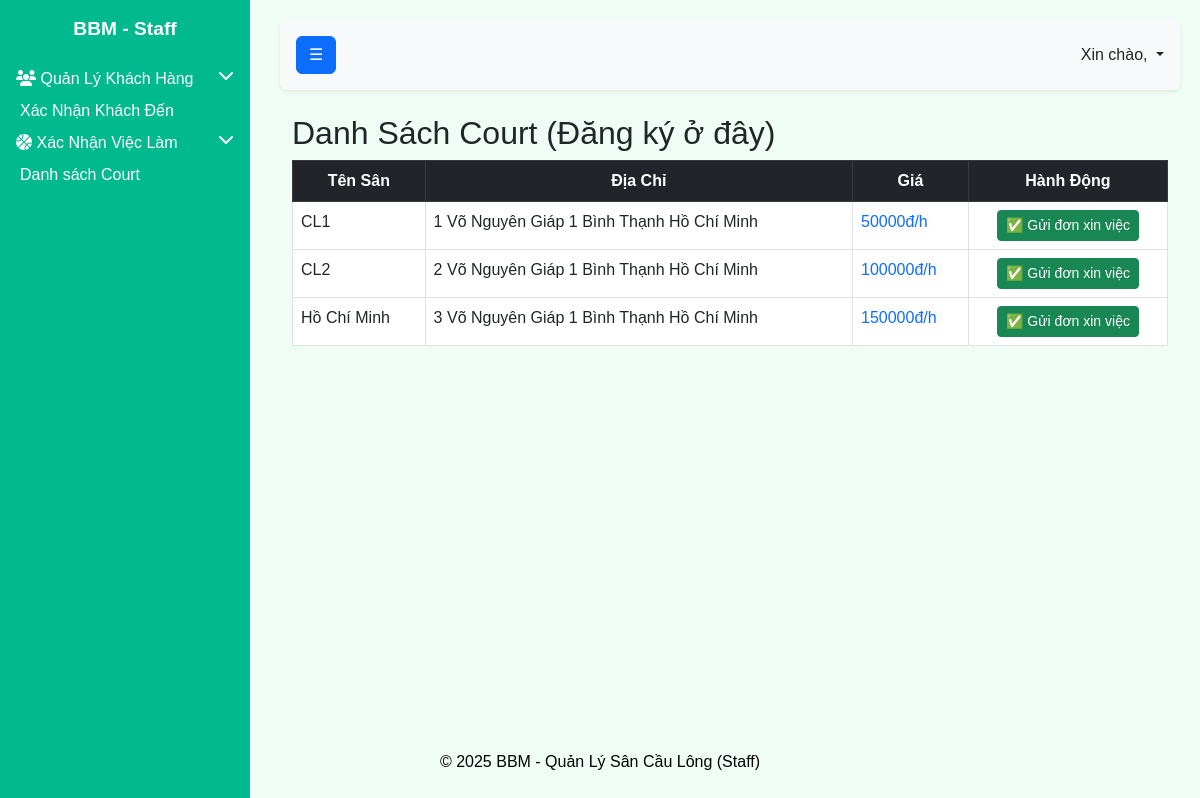
The app's page /r2dangky/ (signed in), older data.
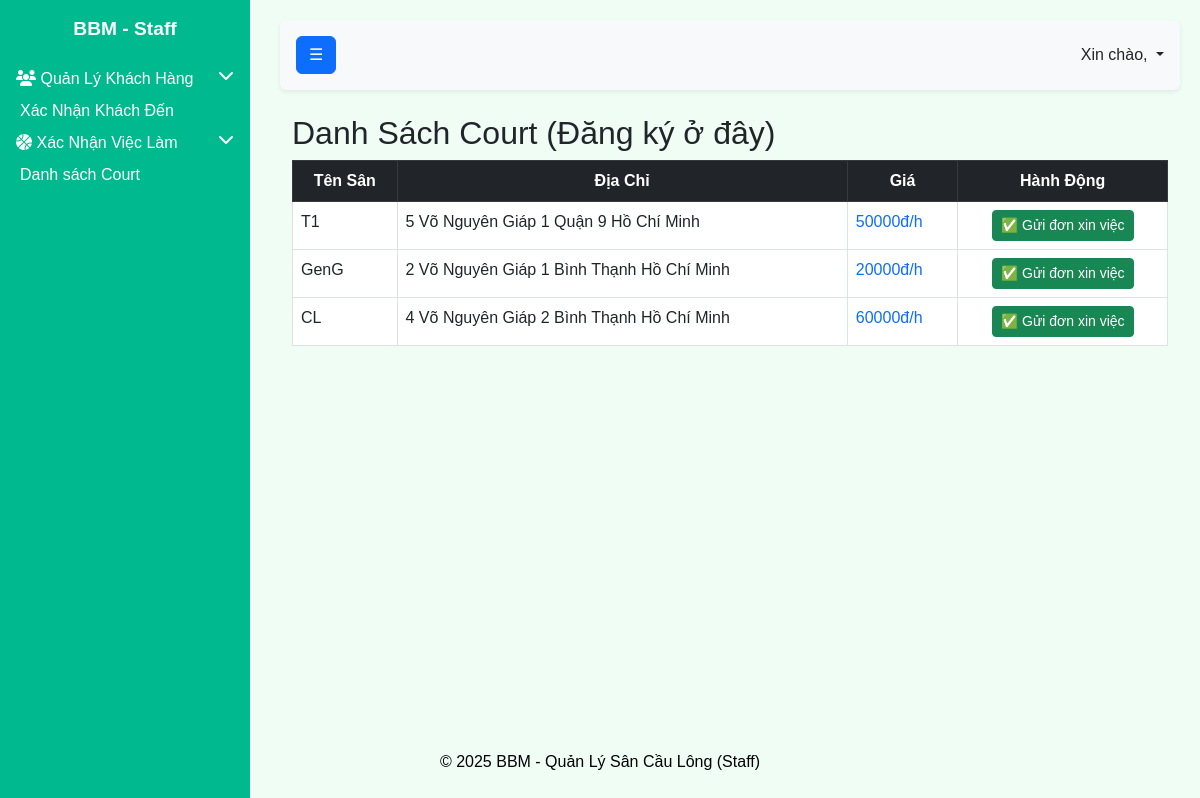
The same page, newer data.
### BCourt/models.py (models this page shows, shortened)
class Court(models.Model):
    courtManager = models.ForeignKey("BUser.User", on_delete=models.CASCADE, limit_choices_to={'role':'courtmanager'})
    maCourt = models.CharField(default='',max_length=10, primary_key=True)
    name = models.CharField(max_length=100)
    address = models.ForeignKey(Address, on_delete=models.CASCADE)
    price = models.IntegerField(validators=[MinValueValidator(10000)])
    description = models.CharField(default='',max_length=255, null=True, blank= True)
    img = models.ImageField(upload_to="images/", verbose_name="Hình ảnh sân")
    courtStaff=models.ManyToManyField("BUser.User", limit_choices_to={'role':'courtstaff'}, related_name="staffed_courts", blank=True)
    rateAvr = models.FloatField(default=0.0)  # Trung bình rating

class Address(models.Model):
    soNha=models.CharField(max_length=100)
    duong=models.CharField(max_length=100)
    phuong=models.CharField(max_length=100)
    quan=models.CharField(max_length=100)
    tinh=models.CharField(max_length=100)
    class Meta:
        unique_together = ['soNha', 'duong', 'phuong', 'quan', 'tinh']
    def __str__(self):
        return f"{self.soNha} {self.duong} {self.phuong} {self.quan} {self.tinh} "

### home/views.py (the view)
# urls.py: path('r2dangky/', views.r2dangky, name='r2dangky'),
def r2dangky(request):
    user=request.user
    lc = Court.objects.exclude(
    xinviec__courtStaff=user, xinviec__duyet__in=["approved", "pending"]
    )
    if request.method == 'POST':
        maCourt=request.POST.get("maCourt")
        court=get_object_or_404(Court,maCourt=maCourt)
        check =xinViec.objects.filter(court=court, courtStaff=user).exists()
        if not check:
            xv=xinViec.objects.create(court=court, courtStaff=user)
    return render(request, "home/r2workRegister.html", {"lc":lc})

### home/templates/home/r2workRegister.html (shortened to what this page needs)
{% extends "r2master_page.html" %}
{%load static%}
{%block sidebar%}
    {%include '../r2sidebar.html' %}
{%endblock%}
{%block navbar%}
    {%include '../r2navbar.html' %}
{%endblock%}
{%block footer%}
    {%include '../r2footer.html' %}
{%endblock%}
{%block content%}
<div class="container mt-4">
    <h2>Danh Sách Court (Đăng ký ở đây)</h2>
    <div class="table-responsive">
        <table class="table table-bordered table-hover">
            <thead class="table-dark">
                <tr>
                    <th class="text-center">Tên Sân</th>
                    <th class="text-center">Địa Chỉ</th>
                    <th class="text-center">Giá</th>
                    <th class="text-center">Hành Động</th>
                </tr>
            </thead>
            <tbody>
                {%for c in lc%}
                <form method="POST">
                    <tr>
                        <td>{{ c.name }}</td>
                        <td>{{ c.address }}</td>
                        <td class="text-primary">{{ c.price }}đ/h</td>
                        <td class="text-center">
                            <button class="btn btn-success btn-sm" type="submit">✅ Gửi đơn xin việc</button>
                        </td>
                    </tr>
                </form>
                {%endfor%}
            </tbody>
        </table>
    </div>
</div>
{%endblock%}

Row changes from the older to the newer data that the page shows:
removed Court: name "Hồ Chí Minh", address "3 Võ Nguyên Giáp 1 Bình Thạnh Hồ Chí Minh", price "150000"
changed Court: name "CL1" → "T1"; address "1 Võ Nguyên Giáp 1 Bình Thạnh Hồ Chí Minh" → "5 Võ Nguyên Giáp 1 Quận 9 Hồ Chí Minh"
changed Court "2 Võ Nguyên Giáp 1 Bình Thạnh Hồ Chí Minh": name "CL2" → "GenG"; price "100000" → "20000"
added Court: name "CL", address "4 Võ Nguyên Giáp 2 Bình Thạnh Hồ Chí Minh", price "60000"
